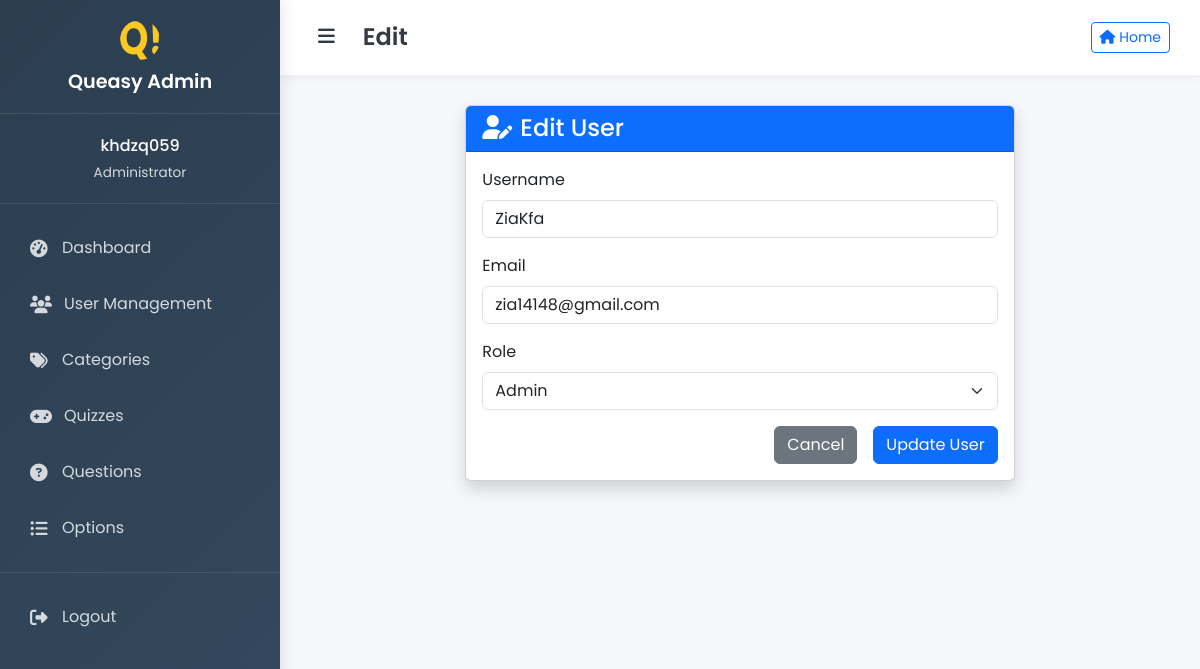
The app's page /admin/index.php?content=edit&table=user&id=1 (signed in), older data.
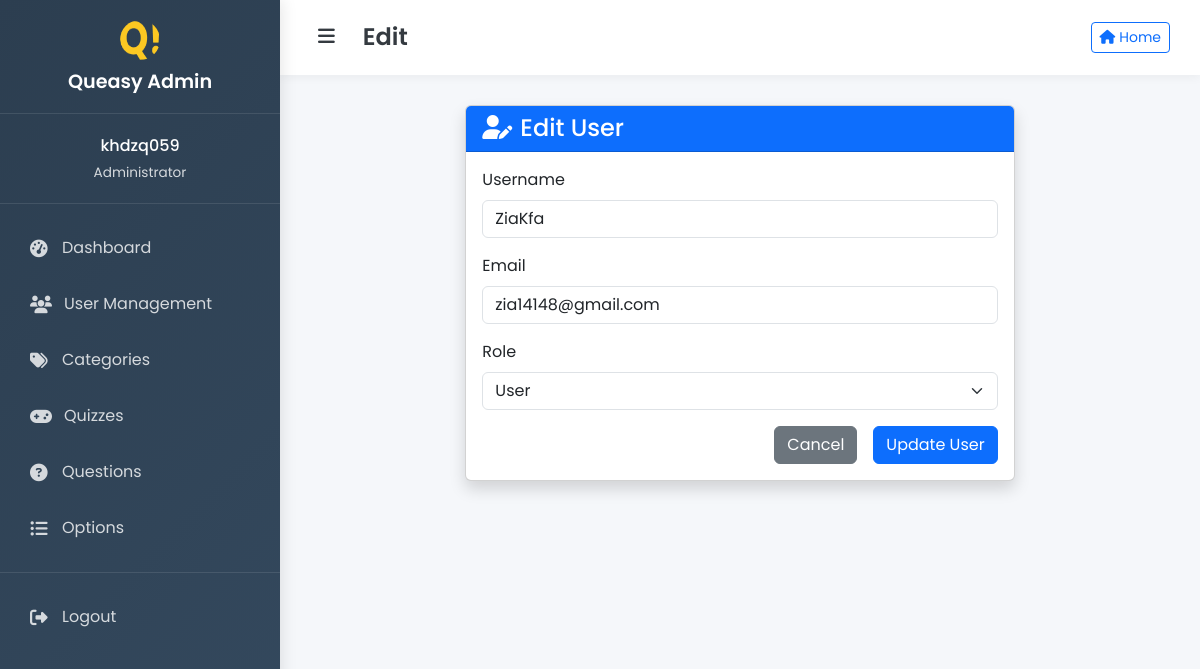
The same page, newer data.
### tables this page shows
CREATE TABLE `user` (
  `id` int NOT NULL,
  `username` varchar(50) NOT NULL,
  `password` varchar(255) NOT NULL,
  `email` varchar(50) NOT NULL,
  `role` enum('admin','user') NOT NULL DEFAULT 'user',
  `score` int DEFAULT '0'
);

### admin/edit.php (the view, shortened to what this page needs)
<?php
require_once(__DIR__ . "/../layout/functions.php");
$id = $_GET["id"];
$table = $_GET["table"];
if ($table == "user") {
    $edit_data = mysqli_fetch_assoc(mysqli_query($mysqli, "SELECT * FROM user WHERE id = '$id'"));
} else if ($table == "quizzes") {
    $edit_data = mysqli_fetch_assoc(mysqli_query($mysqli, "SELECT * FROM quizzes WHERE id = '$id'"));
} else if ($table == "question") {
    $edit_data = mysqli_fetch_assoc(mysqli_query($mysqli, "SELECT * FROM questions WHERE id = '$id'"));
} else if ($table == "option") {
    $edit_data = mysqli_fetch_assoc(mysqli_query($mysqli, "SELECT * FROM options WHERE id = '$id'"));
} else if ($table == "category") {
    $edit_data = mysqli_fetch_assoc(mysqli_query($mysqli, "SELECT * FROM category WHERE id = '$id'"));
}
?>
<div class="container-fluid">
    <div class="row justify-content-center">
        <div class="col-lg-8">
            <?php if($table == "user") : ?>
                <div class="card shadow">
                    <div class="card-header bg-primary text-white">
                        <h4 class="mb-0"><i class="fas fa-user-edit me-2"></i>Edit User</h4>
                    </div>
                    <div class="card-body">
                        <form action="" method="post">
                            <div class="mb-3">
                                <label for="username" class="form-label">Username</label>
                                <input type="text" class="form-control" name="username" id="username" value="<?php echo htmlspecialchars($edit_data["username"]); ?>" required>
                            </div>
                            <div class="mb-3">
                                <label for="email" class="form-label">Email</label>
                                <input type="email" class="form-control" name="email" id="email" value="<?php echo htmlspecialchars($edit_data["email"]); ?>" required>
                            </div>
                            <div class="mb-3">
                                <label for="role" class="form-label">Role</label>
                                <select name="role" id="role" class="form-select" required>
                                    <option value="admin" <?php echo ($edit_data["role"] == "admin") ? "selected" : ""; ?>>Admin</option>
                                    <option value="user" <?php echo ($edit_data["role"] == "user") ? "selected" : ""; ?>>User</option>
                                </select>
                            </div>
                            <div class="d-grid gap-2 d-md-flex justify-content-md-end">
                                <a href="index.php?content=user" class="btn btn-secondary me-md-2">Cancel</a>
                                <button type="submit" name="submit" class="btn btn-primary">Update User</button>
                            </div>
                        </form>
                    </div>
                </div>
            <?php endif; ?>
        </div>
    </div>
</div>

Row changes from the older to the newer data that the page shows:
changed user "ZiaKfa": role "Admin" → "User"
